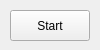
<?xml version="1.0" encoding="UTF-8"?>
<ui version="4.0">
 <class>MainWindow</class>
 <widget class="QMainWindow" name="MainWindow">
  <property name="geometry">
   <rect>
    <x>0</x>
    <y>0</y>
    <width>100</width>
    <height>50</height>
   </rect>
  </property>
  <property name="minimumSize">
   <size>
    <width>100</width>
    <height>50</height>
   </size>
  </property>
  <property name="maximumSize">
   <size>
    <width>100</width>
    <height>50</height>
   </size>
  </property>
  <property name="windowTitle">
   <string>MainWindow</string>
  </property>
  <widget class="QWidget" name="centralwidget">
   <widget class="QPushButton" name="pushButton">
    <property name="geometry">
     <rect>
      <x>10</x>
      <y>10</y>
      <width>80</width>
      <height>31</height>
     </rect>
    </property>
    <property name="text">
     <string>Start</string>
    </property>
   </widget>
  </widget>
 </widget>
 <resources/>
 <connections/>
</ui>
